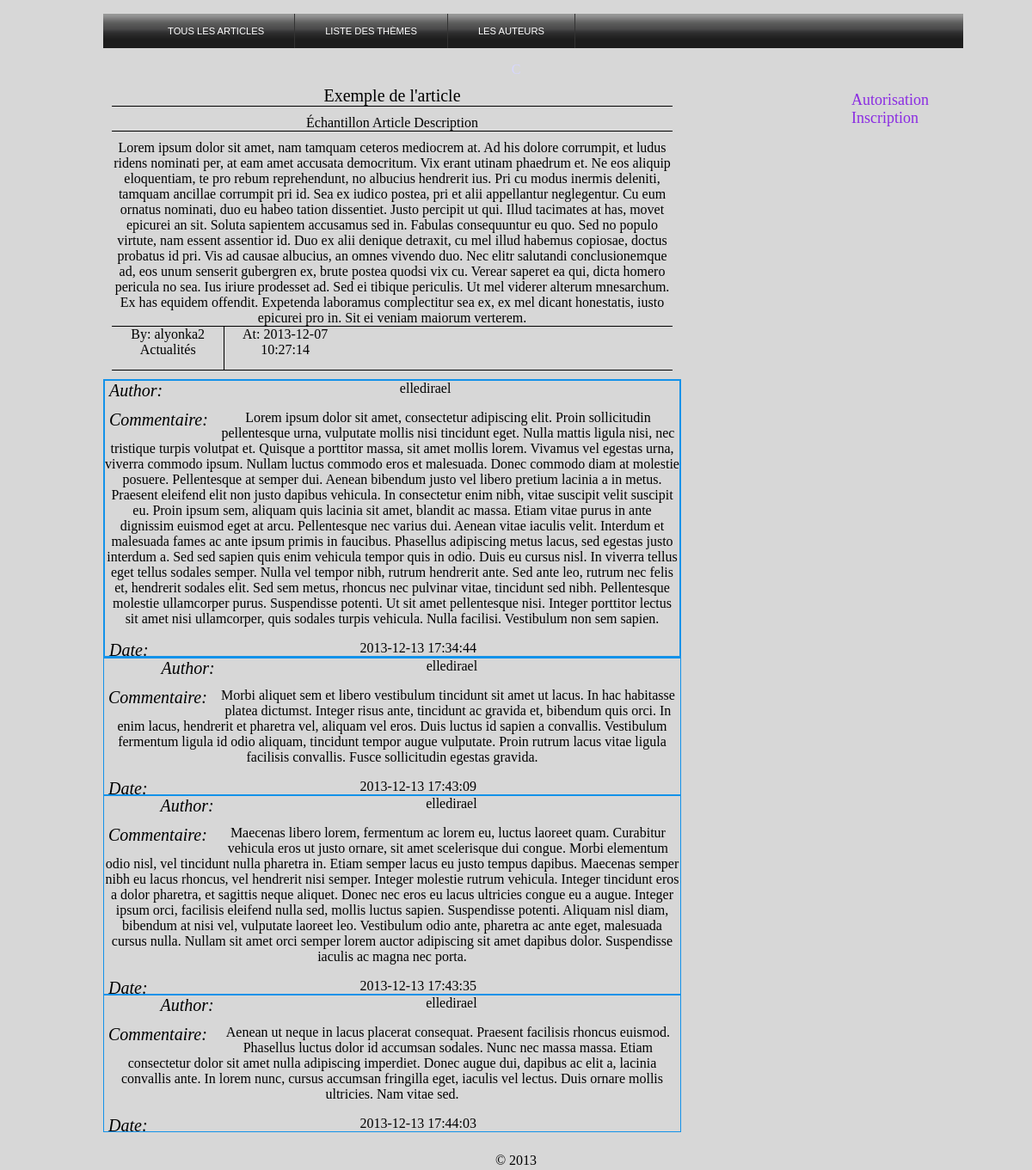
Screenshot of /index.php?page=theme&action=readsolo&id=1 with the database file from the repository.
### tables this page shows
CREATE TABLE IF NOT EXISTS `articles` (
  `id` int(11) NOT NULL AUTO_INCREMENT,
  `theme_id` int(11) NOT NULL,
  `header` varchar(255) NOT NULL,
  `description` text NOT NULL,
  `content` text NOT NULL,
  `date` datetime NOT NULL,
  `creator` int(11) NOT NULL,
  PRIMARY KEY (`id`)
);

CREATE TABLE IF NOT EXISTS `users` (
  `id` tinyint(4) NOT NULL AUTO_INCREMENT,
  `login` varchar(60) NOT NULL,
  `email` varchar(60) NOT NULL,
  `password` varchar(32) NOT NULL,
  `role` int(11) NOT NULL DEFAULT '0',
  PRIMARY KEY (`id`)
);

CREATE TABLE IF NOT EXISTS `themes` (
  `id` int(11) NOT NULL AUTO_INCREMENT,
  `name` varchar(255) NOT NULL,
  `description` text NOT NULL,
  PRIMARY KEY (`id`)
);

CREATE TABLE IF NOT EXISTS `comments` (
  `id` int(11) NOT NULL AUTO_INCREMENT,
  `article_id` int(11) NOT NULL,
  `author_id` int(11) NOT NULL,
  `date` datetime NOT NULL,
  `content` text NOT NULL,
  PRIMARY KEY (`id`)
);

### config/db.php (called while the page is built, shortened)
<?php
	class Db{
		private $connection ;
		function __construct() {
			$this->open_connection() ;
		}
		private function open_connection() {
                        $this->connection = new PDO("mysql:host=localhost;dbname=elledirael", 'root', '');
                        $this->connection->query("set character set utf8");
		}
		public function sql($query) {
                        $result = $this->connection->query($query);
			return $result ;
		}
	}
?>

### index.php (called while the page is built, shortened)
<?php
    require 'views/menu.php';
    require 'views/body.php';
    require 'views/footer.php';
?>

### models/mthemes.php (called while the page is built, shortened)
<?php
class ThemesModel extends Db {
    function fetchAssoc($sql) {
        $result = $this->sql($sql);
        $return_result = array();
        foreach($result as $res){
            $return_result[] = $res;
        }
        return $return_result;
    }
    function fetchSolo($sql) {
        $result = $this->sql($sql);
        $return_result = array();
        foreach($result as $res){
            $return_result = $res;
        }
        return $return_result;
    }
    function getArticleById($id) {
        $sql = "SELECT ar.header, ar.content, ar.description, ar.id, ar.content, usr.login, "
                . "th.name, ar.date FROM articles AS ar "
                . "LEFT JOIN users AS usr ON ar.creator = usr.id "
                . "LEFT JOIN themes AS th ON ar.theme_id = th.id "
                . "WHERE ar.id = ".$id;
        return $this->fetchSolo($sql);
    }
        function getCommentsForArticle($article_id) {
        $sql = "SELECT cm.id, cm.date, cm.content, us.login as author "
                . " FROM comments AS cm "
                . "LEFT JOIN articles AS ar ON ar.id = cm.article_id "
                . "LEFT JOIN users AS us ON us.id = cm.author_id"
                . " WHERE ar.id=$article_id"
                . " ORDER BY cm.date";
        return $this->fetchAssoc($sql);
    }
}
?>

### views/themes/solo_article.php (the view, shortened to what this page needs)
<?php
    $article = $modelThemes->getArticleById(intval($_GET['id']));
    if ($article) {
        $comments = $modelThemes->getCommentsForArticle($article['id']);
     ?>
    <div class ="article" >
        <div style="border-bottom: 1px solid black; font-size: 20px;">
            <?php echo $article['header']?></div>
        <div style="margin-top: 10px; border-bottom: 1px solid black;">
            <?php echo $article['description'] ?></div>
        <div style="margin-top: 10px; border-bottom: 1px solid black;">
            <?php echo $article['content'] ?></div>
        <div style="height: 50px; float: left; width: 20%; min-width: 100px; border-right: 1px solid black;">
            By: <?php echo $article['login']?><br/>
            <?php echo $article['name'] ?>
        </div>
        <div style="height: 50px; margin-left: 5px; float: left; width: 20%; min-width: 100px;">
            At: <?php echo $article['date']?></div>
    </div>
     <section class="comments_block">
<?php
        if($comments) {
            foreach ($comments as $comment) {
                ?>
            <section class="comment">
                <section class="author">
                    <label>Author:</label>
                    <?php echo $comment['author']; ?>
                </section>
                <section class="comment_content">
                    <label>Commentaire:</label>
                        <p><?php echo $comment['content']; ?></p>
                </section>
                <section class="date">
                    <label>Date:</label>
                    <?php echo $comment['date']; ?>
                </section>
            </section>
         </section>
<?php
            }
        }
    }
?>

### css/main.css (style rules this page uses)
html,body { margin:0; padding:0; text-align:center; height:100%; background-color: #D7D7D7; }
.article { margin: 10px; border-bottom: 1px solid black; }
.article:after, #wrapper:after { clear: both; content: ""; display: block; }
label { float:left; padding-right:10px; }
.comments_block, .comment { border: 1px solid #1392e9; }
.comment label { font-size: 20px; font-style: oblique; margin-left: 5px; }

### rows the page displays
articles: header "Exemple de l'article", description "Échantillon Article Description", content "Lorem ipsum dolor sit amet, nam tamquam ceteros mediocrem at. Ad his dolore corrumpit, et ludus ridens nominati per, at eam amet accusata democritum. Vix erant utinam phaedrum et. Ne eos aliquip eloquentiam, te pro rebum reprehendunt, no albucius hendrerit ius. Pri cu modus inermis deleniti, tamquam ancillae corrumpit pri id. Sea ex iudico postea, pri et alii appellantur neglegentur. Cu eum ornatus nominati, duo eu habeo tation dissentiet. Justo percipit ut qui. Illud tacimates at has, movet epicurei an sit. Soluta sapientem accusamus sed in. Fabulas consequuntur eu quo. Sed no populo virtute, nam essent assentior id. Duo ex alii denique detraxit, cu mel illud habemus copiosae, doctus…", users.login "alyonka2", theme.name "Actualités", date "2013-12-07 10:27:14"
comments: author.login "elledirael", content "Lorem ipsum dolor sit amet, consectetur adipiscing elit. Proin sollicitudin pellentesque urna, vulputate mollis nisi tincidunt eget. Nulla mattis ligula nisi, nec tristique turpis volutpat et. Quisque a porttitor massa, sit amet mollis lorem. Vivamus vel egestas urna, viverra commodo ipsum. Nullam luctus commodo eros et malesuada. Donec commodo diam at molestie posuere. Pellentesque at semper dui. Aenean bibendum justo vel libero pretium lacinia a in metus. Praesent eleifend elit non justo dapibus vehicula. In consectetur enim nibh, vitae suscipit velit suscipit eu. Proin ipsum sem, aliquam quis lacinia sit amet, blandit ac massa. Etiam vitae purus in ante dignissim euismod eget at arcu.…", date "2013-12-13 17:34:44"
comments: author.login "elledirael", content "Morbi aliquet sem et libero vestibulum tincidunt sit amet ut lacus. In hac habitasse platea dictumst. Integer risus ante, tincidunt ac gravida et, bibendum quis orci. In enim lacus, hendrerit et pharetra vel, aliquam vel eros. Duis luctus id sapien a convallis. Vestibulum fermentum ligula id odio aliquam, tincidunt tempor augue vulputate. Proin rutrum lacus vitae ligula facilisis convallis. Fusce sollicitudin egestas gravida.", date "2013-12-13 17:43:09"
comments: author.login "elledirael", content "Maecenas libero lorem, fermentum ac lorem eu, luctus laoreet quam. Curabitur vehicula eros ut justo ornare, sit amet scelerisque dui congue. Morbi elementum odio nisl, vel tincidunt nulla pharetra in. Etiam semper lacus eu justo tempus dapibus. Maecenas semper nibh eu lacus rhoncus, vel hendrerit nisi semper. Integer molestie rutrum vehicula. Integer tincidunt eros a dolor pharetra, et sagittis neque aliquet. Donec nec eros eu lacus ultricies congue eu a augue. Integer ipsum orci, facilisis eleifend nulla sed, mollis luctus sapien. Suspendisse potenti. Aliquam nisl diam, bibendum at nisi vel, vulputate laoreet leo. Vestibulum odio ante, pharetra ac ante eget, malesuada cursus nulla. Nullam…", date "2013-12-13 17:43:35"
comments: author.login "elledirael", content "Aenean ut neque in lacus placerat consequat. Praesent facilisis rhoncus euismod. Phasellus luctus dolor id accumsan sodales. Nunc nec massa massa. Etiam consectetur dolor sit amet nulla adipiscing imperdiet. Donec augue dui, dapibus ac elit a, lacinia convallis ante. In lorem nunc, cursus accumsan fringilla eget, iaculis vel lectus. Duis ornare mollis ultricies. Nam vitae sed.", date "2013-12-13 17:44:03"
